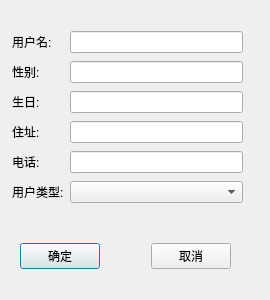
<?xml version="1.0" encoding="UTF-8"?>
<ui version="4.0">
 <class>AddUserDialog</class>
 <widget class="QDialog" name="AddUserDialog">
  <property name="geometry">
   <rect>
    <x>0</x>
    <y>0</y>
    <width>270</width>
    <height>300</height>
   </rect>
  </property>
  <property name="windowTitle">
   <string>Dialog</string>
  </property>
  <widget class="QWidget" name="layoutWidget">
   <property name="geometry">
    <rect>
     <x>20</x>
     <y>240</y>
     <width>211</width>
     <height>33</height>
    </rect>
   </property>
   <layout class="QHBoxLayout" name="horizontalLayout">
    <item>
     <widget class="QPushButton" name="BtnOK">
      <property name="text">
       <string>确定</string>
      </property>
     </widget>
    </item>
    <item>
     <spacer name="horizontalSpacer">
      <property name="orientation">
       <enum>Qt::Horizontal</enum>
      </property>
      <property name="sizeHint" stdset="0">
       <size>
        <width>100</width>
        <height>20</height>
       </size>
      </property>
     </spacer>
    </item>
    <item>
     <widget class="QPushButton" name="BtnCancel">
      <property name="text">
       <string>取消</string>
      </property>
     </widget>
    </item>
   </layout>
  </widget>
  <widget class="QWidget" name="layoutWidget">
   <property name="geometry">
    <rect>
     <x>12</x>
     <y>29</y>
     <width>231</width>
     <height>182</height>
    </rect>
   </property>
   <layout class="QGridLayout" name="gridLayout">
    <item row="0" column="0">
     <widget class="QLabel" name="label">
      <property name="text">
       <string>用户名:</string>
      </property>
     </widget>
    </item>
    <item row="0" column="1">
     <widget class="QLineEdit" name="lineEditName"/>
    </item>
    <item row="1" column="0">
     <widget class="QLabel" name="label_2">
      <property name="text">
       <string>性别:</string>
      </property>
     </widget>
    </item>
    <item row="1" column="1">
     <widget class="QLineEdit" name="lineEditSex"/>
    </item>
    <item row="2" column="0">
     <widget class="QLabel" name="label_3">
      <property name="text">
       <string>生日:</string>
      </property>
     </widget>
    </item>
    <item row="2" column="1">
     <widget class="QLineEdit" name="lineEditBirth"/>
    </item>
    <item row="3" column="0">
     <widget class="QLabel" name="label_4">
      <property name="text">
       <string>住址:</string>
      </property>
     </widget>
    </item>
    <item row="3" column="1">
     <widget class="QLineEdit" name="lineEditAddress"/>
    </item>
    <item row="4" column="0">
     <widget class="QLabel" name="label_5">
      <property name="text">
       <string>电话:</string>
      </property>
     </widget>
    </item>
    <item row="4" column="1">
     <widget class="QLineEdit" name="lineEditPhone"/>
    </item>
    <item row="5" column="0">
     <widget class="QLabel" name="label_6">
      <property name="text">
       <string>用户类型:</string>
      </property>
     </widget>
    </item>
    <item row="5" column="1">
     <widget class="QComboBox" name="comboBoxUserType"/>
    </item>
   </layout>
  </widget>
 </widget>
 <resources/>
 <connections/>
</ui>
